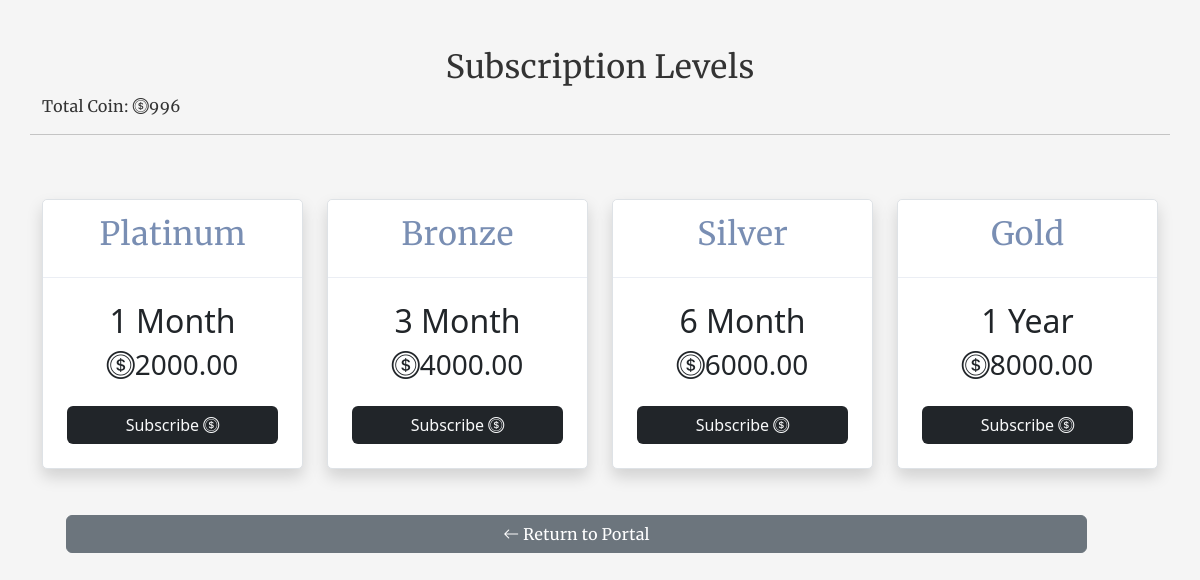
/coinsub/ (signed in), run on an earlier commit of the app's database.
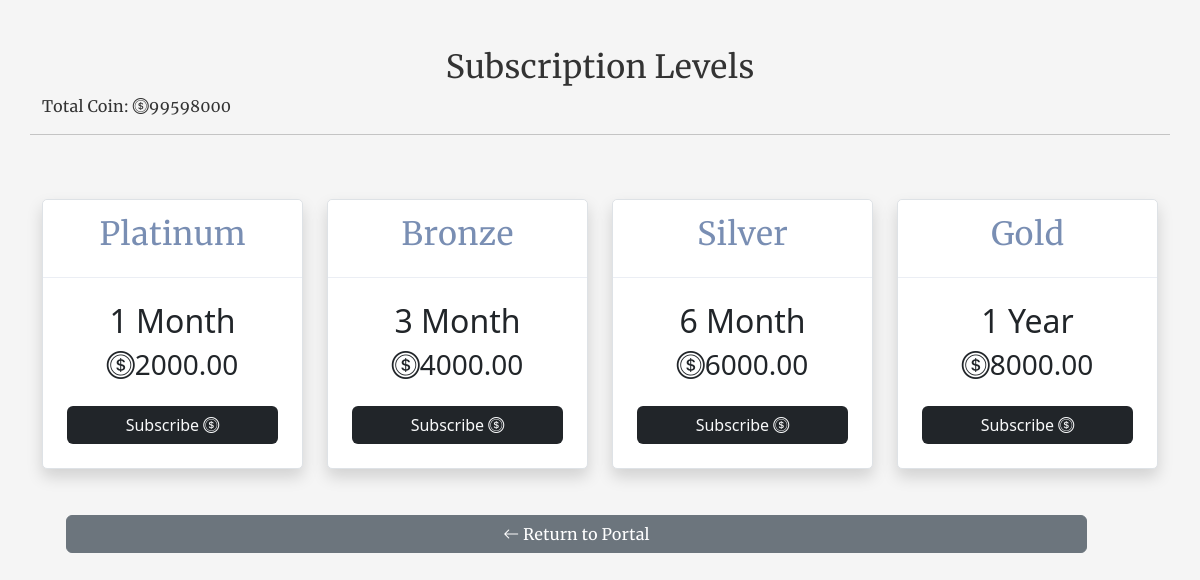
And on a later commit of the database.
### myapp/models.py (models this page shows, shortened)
class User(AbstractUser):
    profilepic = models.ImageField(upload_to= 'profilepic', null=True, blank=True, default="avatar.png")
    moredesc = models.TextField(null=True, blank=True)
    businessname = models.CharField(
        max_length=100, unique=True, null=True, blank=True)
    slug = models.SlugField(unique=True, null=True, blank=True)
    country = models.CharField(max_length=100, null=True, blank=True)
    phone = models.CharField(max_length=100, null=True, blank=True)
    meansofid = models.CharField(max_length=100, null=True, blank=True)
    idnumber = models.CharField(max_length=100, null=True, blank=True)
    idpic = models.ImageField(upload_to= 'id', null=True, blank=True)
    qrcode = models.ImageField(null=True, blank=True)
    logo = models.ImageField(null=True, blank=True, default="icon.png")
    currency = models.CharField(max_length=10, null=True, blank=True)
    coins = models.IntegerField(blank=True, null=True, default=0)
    whatsapp = models.CharField(max_length=200, null=True, blank=True)
    updated = models.DateTimeField(auto_now=True, null=True)
    created = models.DateTimeField(auto_now_add=True, null=True)
    subscribed = models.BooleanField(default=False, null=True, blank=True)
    date = models.DateTimeField(default=datetime.now())
    trial_start = models.DateTimeField(null=True, blank=True)
    trial_end = models.DateTimeField(null=True, blank=True)

### myapp/views.py (the view)
# urls.py: path('coinsub/', views.coinsub, name='coinsub'),
@login_required(login_url='account_login')
def coinsub(request):
    if request.user.is_authenticated:
        user = request.user
        nairaGold = NairaSubscriptionPlan.objects.get(plan_type='Gold')
        nairaSilver = NairaSubscriptionPlan.objects.get(plan_type='Silver')
        nairaBronze = NairaSubscriptionPlan.objects.get(plan_type='Bronze')
        nairaPlatinum = NairaSubscriptionPlan.objects.get(plan_type='Platinum')
        nairaBasic = NairaSubscriptionPlan.objects.get(plan_type='Basic')
    context = {'user': user, 'nairaGold': nairaGold, 'nairaSilver': nairaSilver, 'nairaBronze': nairaBronze, 'nairaPlatinum': nairaPlatinum, 'nairaBasic': nairaBasic,
               }
    return render(request, 'myapp/coinsub.html', context)

### myapp/templates/myapp/coinsub.html (shortened to what the changed rows need)
{% load static %}
<!DOCTYPE html>
<html lang="en">
<head>
    <link rel="stylesheet" href="{% static 'assets/bootstrap-5.3.1-dist/css/bootstrap.min.css' %}">
    <link rel="stylesheet" href="{% static 'assets/bootstrap-icons/bootstrap-icons.css' %}">
    <link rel="stylesheet" href="{% static 'assets/style.css' %}">
</head>
<body>
    <div class="container">
        <div class="row my-5">
            <center>
                <h2>Subscription Levels</h2>
            </center>
            <p>Total Coin: <i class="bi bi-coin"></i>{{user.coins}} </p>
            <hr>
        </div>
        <div class="row">
            <div class="col-lg-3 col-md-4 col-sm-12">
                <div class="card shadow border text-center">
                    <div class="card-header">
                        <h2>Platinum</h2>
                    </div>
                    <div class="card-body p-4">
                        <h2>1 Month</h2>
                    </div>
                </div>
            </div>
            <div class="col-lg-3 col-md-4 col-sm-12">
                <div class="card shadow border text-center">
                    <div class="card-header">
                        <h2>Bronze</h2>
                    </div>
                    <div class="card-body p-4">
                        <h2>3 Month</h2>
                    </div>
                </div>
            </div>
            <div class="col-lg-3 col-md-4 col-sm-12">
                <div class="card shadow border text-center">
                    <div class="card-header">
                        <h2>Silver</h2>
                    </div>
                    <div class="card-body p-4">
                        <h2>6 Month</h2>
                    </div>
                </div>
            </div>
            <div class="col-lg-3 col-md-4 col-sm-12">
                <div class="card shadow border text-center">
                    <div class="card-header">
                        <h2>Gold</h2>
                    </div>
                    <div class="card-body p-4">
                        <h2>1 Year</h2>
                    </div>
                </div>
            </div>
        </div>
    </div>
</body>
</html>

What changed in the data, as far as the page shows it:
changed User: coins "996" → "99598000"
